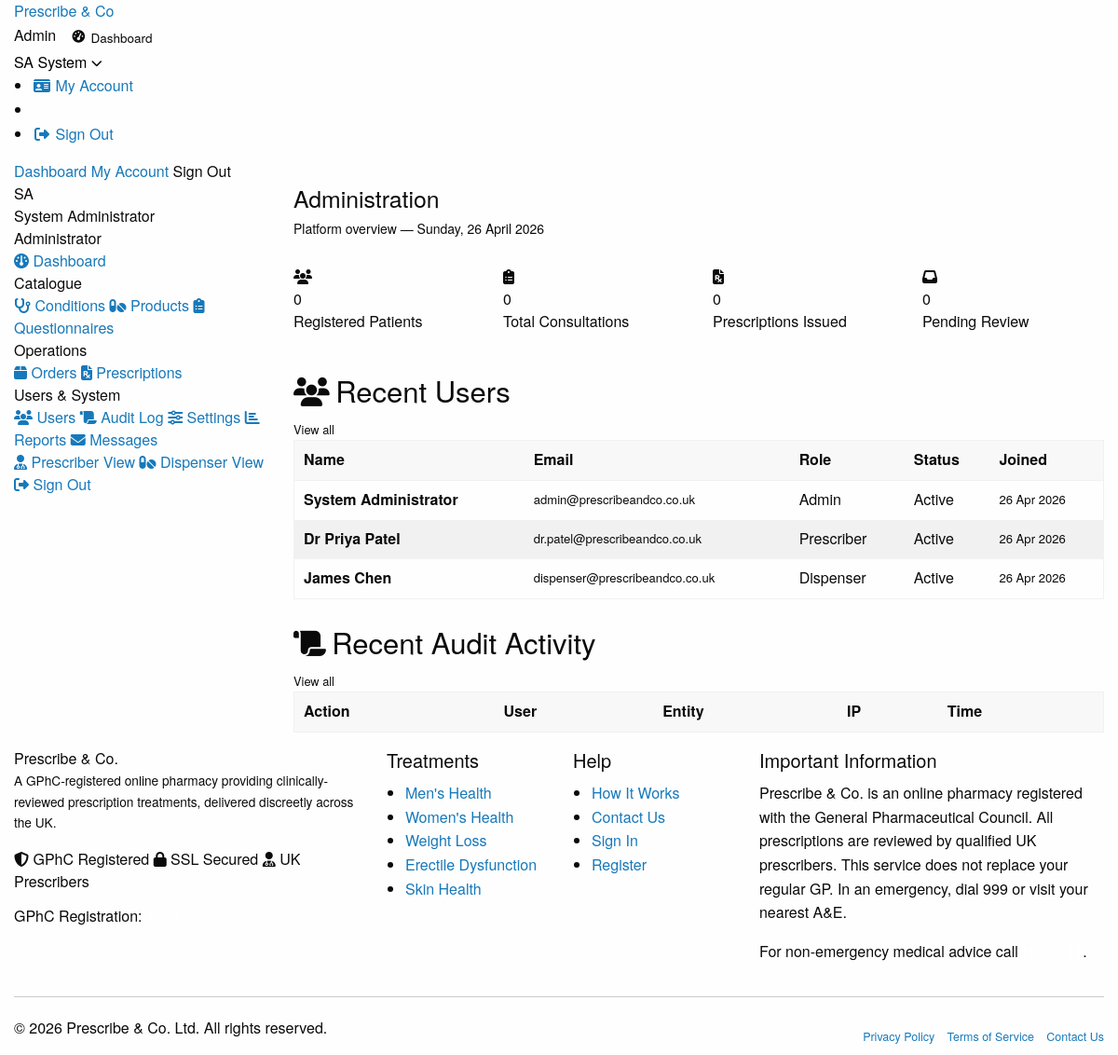
Screenshot of /pages/admin/dashboard.php (signed in) with the database file from the repository.
### tables this page shows
CREATE TABLE `users` (
  `id`             INT UNSIGNED AUTO_INCREMENT PRIMARY KEY,
  `email`          VARCHAR(191)  NOT NULL UNIQUE,
  `password_hash`  VARCHAR(255)  NOT NULL,
  `role`           ENUM('admin','prescriber','dispenser','patient') NOT NULL DEFAULT 'patient',
  `first_name`     VARCHAR(100)  NOT NULL,
  `last_name`      VARCHAR(100)  NOT NULL,
  `phone`          VARCHAR(30)   DEFAULT NULL,
  `date_of_birth`  DATE          DEFAULT NULL,
  `gender`         ENUM('male','female','other','prefer_not_to_say') DEFAULT NULL,
  `nhs_number`     VARCHAR(20)   DEFAULT NULL,
  `is_active`      TINYINT(1)    NOT NULL DEFAULT 1,
  `email_verified` TINYINT(1)    NOT NULL DEFAULT 0,
  `verify_token`   VARCHAR(64)   DEFAULT NULL,
  `reset_token`    VARCHAR(64)   DEFAULT NULL,
  `reset_expires`  DATETIME      DEFAULT NULL,
  `created_at`     DATETIME      NOT NULL DEFAULT CURRENT_TIMESTAMP,
  `updated_at`     DATETIME      NOT NULL DEFAULT CURRENT_TIMESTAMP ON UPDATE CURRENT_TIMESTAMP,
  INDEX `idx_role`  (`role`),
  INDEX `idx_email` (`email`)
);

### config/database.php (called while the page is built, shortened)
<?php
class Database {
    private static ?PDO $instance = null;
    public static function getInstance(): PDO {
        if (self::$instance === null) {
            $dsn = sprintf('mysql:host=%s;port=%d;dbname=%s;charset=%s',
                DB_HOST, DB_PORT, DB_NAME, DB_CHARSET);
            try {
                self::$instance = new PDO($dsn, DB_USER, DB_PASS, [
                    PDO::ATTR_ERRMODE            => PDO::ERRMODE_EXCEPTION,
                    PDO::ATTR_DEFAULT_FETCH_MODE => PDO::FETCH_ASSOC,
                    PDO::ATTR_EMULATE_PREPARES   => false,
                    PDO::MYSQL_ATTR_INIT_COMMAND => "SET NAMES utf8mb4 COLLATE utf8mb4_unicode_ci",
                ]);
            } catch (PDOException $e) {
                error_log('DB Connection failed: ' . $e->getMessage());
                http_response_code(503);
                die('Service temporarily unavailable. Please try again later.');
            }
        }
        return self::$instance;
    }
    public static function query(string $sql, array $params = []): PDOStatement {
        $stmt = self::getInstance()->prepare($sql);
        $stmt->execute($params);
        return $stmt;
    }
    public static function fetchOne(string $sql, array $params = []): ?array {
        $r = self::query($sql, $params)->fetch();
        return $r ?: null;
    }
    public static function fetchAll(string $sql, array $params = []): array {
        return self::query($sql, $params)->fetchAll();
    }
}

### pages/admin/dashboard.php (the view, shortened to what this page needs)
<?php
require_auth('admin');
$stats = [
    'patients'     => Database::fetchOne("SELECT COUNT(*) c FROM users WHERE role='patient'")['c'],
    'consultations'=> Database::fetchOne("SELECT COUNT(*) c FROM consultations")['c'],
    'prescriptions'=> Database::fetchOne("SELECT COUNT(*) c FROM prescriptions")['c'],
    'pending'      => Database::fetchOne("SELECT COUNT(*) c FROM consultations WHERE status='submitted'")['c'],
];
$userList = Database::fetchAll(
    "SELECT id, email, role, first_name, last_name, is_active, created_at
     FROM users ORDER BY created_at DESC LIMIT 10"
);
include APP_PATH . '/includes/header.php';
?>
<div class="pco-dash">
<div class="grid-container">
<div class="grid-x grid-margin-x">
  <?php include APP_PATH . '/includes/admin-sidebar.php'; ?>
  <div class="cell large-9 medium-8">
    <div style="margin-bottom:1.75rem;">
      <h1 style="font-size:1.55rem;margin-bottom:.2rem;">Administration</h1>
      <p style="color:var(--pco-grey-500);font-size:.875rem;">Platform overview — <?= date('l, d F Y') ?></p>
    </div>
    <div class="grid-x grid-margin-x" style="margin-bottom:1.5rem;">
      <?php foreach ([
        ['users','black',  $stats['patients'],     'Registered Patients'],
        ['clipboard-list','purple',$stats['consultations'],'Total Consultations'],
        ['file-prescription','green',$stats['prescriptions'],'Prescriptions Issued'],
        ['inbox','amber',  $stats['pending'],       'Pending Review'],
      ] as [$ico,$mod,$val,$lbl]): ?>
      <div class="cell large-3 medium-6 small-6" style="margin-bottom:1rem;">
        <div class="pco-stat">
          <div class="pco-stat__icon pco-stat__icon--<?= $mod ?>"><i class="fa-solid fa-<?= $ico ?>"></i></div>
          <div>
            <div class="pco-stat__val"><?= $val ?></div>
            <div class="pco-stat__label"><?= $lbl ?></div>
          </div>
        </div>
      </div>
      <?php endforeach; ?>
    </div>
    <div class="pco-card" style="margin-bottom:1.5rem;">
      <div class="pco-card__head">
        <h3><i class="fa-solid fa-users" style="color:var(--pco-purple);margin-right:.4rem;"></i>Recent Users</h3>
        <a href="<?= APP_URL ?>/pages/admin/users.php" style="font-size:.8rem;color:var(--pco-purple);">View all</a>
      </div>
      <div class="pco-table-wrap">
        <table class="pco-table">
          <thead><tr><th>Name</th><th>Email</th><th>Role</th><th>Status</th><th>Joined</th></tr></thead>
          <tbody>
            <?php foreach ($userList as $u): ?>
            <tr>
              <td data-label="Name"><strong><?= e($u['first_name'].' '.$u['last_name']) ?></strong></td>
              <td data-label="Email" style="font-size:.82rem;"><?= e($u['email']) ?></td>
              <td data-label="Role"><?= status_badge($u['role']) ?></td>
              <td data-label="Status">
                <?php if ($u['is_active']): ?>
                <span class="pco-badge badge--green">Active</span>
                <?php else: ?>
                <span class="pco-badge badge--red">Inactive</span>
                <?php endif; ?>
              </td>
              <td data-label="Joined" style="font-size:.82rem;"><?= date('d M Y',strtotime($u['created_at'])) ?></td>
            </tr>
            <?php endforeach; ?>
          </tbody>
        </table>
      </div>
    </div>
    <div class="pco-card">
      <div class="pco-card__head">
        <h3><i class="fa-solid fa-scroll" style="color:var(--pco-purple);margin-right:.4rem;"></i>Recent Audit Activity</h3>
        <a href="<?= APP_URL ?>/pages/admin/audit-log.php" style="font-size:.8rem;color:var(--pco-purple);">View all</a>
      </div>
      <div class="pco-table-wrap">
        <table class="pco-table">
          <thead><tr><th>Action</th><th>User</th><th>Entity</th><th>IP</th><th>Time</th></tr></thead>
        </table>
      </div>
    </div>
  </div>
</div>
</div>
</div>
<?php include APP_PATH . '/includes/footer.php'; ?>

### includes/header.php (shortened to what this page needs)
<?php
$user  = current_user();
$role  = current_role();
$initials = $user ? strtoupper(substr($user['first_name'],0,1).substr($user['last_name'],0,1)) : '';
$dash_url = match($role) {
    'admin'      => APP_URL.'/pages/admin/dashboard.php',
    'prescriber' => APP_URL.'/pages/prescriber/dashboard.php',
    'dispenser'  => APP_URL.'/pages/dispenser/dashboard.php',
    default      => APP_URL.'/pages/patient/dashboard.php',
};
?>
<!DOCTYPE html>
<html lang="en-GB">
<head>
  <link rel="stylesheet" href="https://cdnjs.cloudflare.com/ajax/libs/foundation/6.8.1/css/foundation.min.css">
  <link rel="stylesheet" href="https://cdnjs.cloudflare.com/ajax/libs/font-awesome/6.5.0/css/all.min.css">
  <link rel="stylesheet" href="<?= APP_URL ?>/assets/css/main.css">
</head>
<body class="role-<?= e($role ?: 'guest') ?>">
<nav class="pco-nav">
  <div class="grid-container">
    <div class="pco-nav__inner">
      <a href="<?= APP_URL ?>/" class="pco-nav__logo">
        <?php if (file_exists(APP_PATH . '/assets/img/logo.png')): ?>
          <img src="<?= APP_URL ?>/assets/img/logo.png" alt="Prescribe and Co logo" class="pco-nav__logo-img">
        <?php else: ?>
          <span class="pco-nav__logo-text">Prescribe &amp; Co</span>
        <?php endif; ?>
      </a>
      <div class="pco-nav__actions">
        <?php if (is_logged_in()): ?>
          <span class="pco-nav__role role-<?= e($role) ?>"><?= e(ucfirst($role)) ?></span>
          <a href="<?= $dash_url ?>" class="hide-for-small-only" style="display:inline-flex;align-items:center;gap:.4rem;font-size:.845rem;font-weight:500;color:var(--pco-grey-700);padding:.35rem .8rem;border-radius:var(--pco-r-pill);transition:all .18s;">
            <i class="fa-solid fa-gauge-high" style="font-size:.85rem;"></i>
            <span>Dashboard</span>
          </a>
          <div class="pco-user-menu">
            <button class="pco-user-btn" id="userMenuBtn" aria-expanded="false">
              <span class="avatar"><?= e($initials) ?></span>
              <span class="hide-for-small-only"><?= e($user['first_name']) ?></span>
              <i class="fa-solid fa-chevron-down fa-xs"></i>
            </button>
            <ul class="pco-dropdown" id="userDropdown">
              <li><a href="<?= APP_URL ?>/pages/patient/account.php"><i class="fa-solid fa-id-card fa-fw"></i> My Account</a></li>
              <li class="sep"></li>
              <li><a href="<?= APP_URL ?>/pages/auth/logout.php" class="danger"><i class="fa-solid fa-right-from-bracket fa-fw"></i> Sign Out</a></li>
            </ul>
          </div>
        <?php else: ?>
          <a href="<?= APP_URL ?>/pages/auth/login.php"    class="pco-btn pco-btn--ghost pco-btn--sm hide-for-small-only">Sign In</a>
          <a href="<?= APP_URL ?>/pages/auth/register.php" class="pco-btn pco-btn--primary pco-btn--sm">Get Started</a>
        <?php endif; ?>
      </div>
    </div>
  </div>
  <div class="pco-mobile-nav" id="mobileNav">
    <div class="grid-container">
      <?php if (is_logged_in()): ?>
        <a href="<?= $dash_url ?>">Dashboard</a>
        <a href="<?= APP_URL ?>/pages/patient/account.php">My Account</a>
        <a href="<?= APP_URL ?>/pages/auth/logout.php" style="color:var(--pco-red)">Sign Out</a>
      <?php else: ?>
        <a href="<?= APP_URL ?>/pages/auth/login.php">Sign In</a>
        <a href="<?= APP_URL ?>/pages/auth/register.php">Register</a>
      <?php endif; ?>
    </div>
  </div>
</nav>

### includes/admin-sidebar.php (shortened to what this page needs)
<?php
$user    = $user ?? current_user();
$initials= strtoupper(substr($user['first_name'],0,1).substr($user['last_name'],0,1));
$current = basename($_SERVER['PHP_SELF']);
?>
<div class="cell large-3 medium-4">
  <div class="pco-sidebar" style="margin-bottom:1.5rem;">
    <div class="pco-sidebar__top">
      <div class="pco-sidebar__avatar"><?= e($initials) ?></div>
      <div class="pco-sidebar__name"><?= e($user['first_name'].' '.$user['last_name']) ?></div>
      <div class="pco-sidebar__role">Administrator</div>
    </div>
    <div class="pco-sidebar__nav">
      <a href="<?= APP_URL ?>/pages/admin/dashboard.php"        class="<?= $current==='dashboard.php'?'active':'' ?>"><i class="fa-solid fa-gauge"></i> Dashboard</a>
      <div class="section-label">Catalogue</div>
      <a href="<?= APP_URL ?>/pages/admin/conditions.php"       class="<?= $current==='conditions.php'?'active':'' ?>"><i class="fa-solid fa-stethoscope"></i> Conditions</a>
      <a href="<?= APP_URL ?>/pages/admin/products.php"         class="<?= $current==='products.php'?'active':'' ?>"><i class="fa-solid fa-pills"></i> Products</a>
      <a href="<?= APP_URL ?>/pages/admin/questionnaires.php"   class="<?= $current==='questionnaires.php'?'active':'' ?>"><i class="fa-solid fa-clipboard-list"></i> Questionnaires</a>
      <div class="section-label">Operations</div>
      <a href="<?= APP_URL ?>/pages/admin/orders.php"           class="<?= $current==='orders.php'?'active':'' ?>"><i class="fa-solid fa-box"></i> Orders</a>
      <a href="<?= APP_URL ?>/pages/admin/prescriptions.php"    class="<?= $current==='prescriptions.php'?'active':'' ?>"><i class="fa-solid fa-file-prescription"></i> Prescriptions</a>
      <div class="section-label">Users & System</div>
      <a href="<?= APP_URL ?>/pages/admin/users.php"            class="<?= $current==='users.php'?'active':'' ?>"><i class="fa-solid fa-users"></i> Users</a>
      <a href="<?= APP_URL ?>/pages/admin/audit-log.php"        class="<?= $current==='audit-log.php'?'active':'' ?>"><i class="fa-solid fa-scroll"></i> Audit Log</a>
      <a href="<?= APP_URL ?>/pages/admin/settings.php"         class="<?= $current==='settings.php'?'active':'' ?>"><i class="fa-solid fa-sliders"></i> Settings</a>
      <a href="<?= APP_URL ?>/pages/admin/reports.php"          class="<?= $current==='reports.php'?'active':'' ?>"><i class="fa-solid fa-chart-bar"></i> Reports</a>
      <a href="<?= APP_URL ?>/pages/admin/messages.php"         class="<?= $current==='messages.php'?'active':'' ?>"><i class="fa-solid fa-envelope"></i> Messages</a>
      <a href="<?= APP_URL ?>/pages/prescriber/dashboard.php"><i class="fa-solid fa-user-doctor"></i> Prescriber View</a>
      <a href="<?= APP_URL ?>/pages/dispenser/dashboard.php"><i class="fa-solid fa-pills"></i> Dispenser View</a>
      <a href="<?= APP_URL ?>/pages/auth/logout.php" class="danger"><i class="fa-solid fa-right-from-bracket"></i> Sign Out</a>
    </div>
  </div>
</div>

### includes/functions.php (shortened to what this page needs)
<?php
function is_logged_in(): bool {
    return !empty($_SESSION['user_id']);
}
function current_user(): ?array {
    static $u = null;
    if ($u === null) {
        $u = Database::fetchOne(
            "SELECT id, email, role, first_name, last_name, phone, is_active FROM users WHERE id = ? AND is_active = 1",
            [$_SESSION['user_id']]
        );
    }
    return $u;
}
function current_role(): string  { return (string)($_SESSION['user_role'] ?? ''); }
function require_auth(string ...$roles): void {
    if (!current_user()) {
        session_kill();
        redirect('/pages/auth/login.php');
    }
}
function e(mixed $v): string {
    return htmlspecialchars((string)$v, ENT_QUOTES | ENT_HTML5, 'UTF-8');
}
function status_badge(string $status): string {
    $map = [
        'pending'       => 'badge--amber',
        'submitted'     => 'badge--purple',
        'under_review'  => 'badge--purple',
        'approved'      => 'badge--green',
        'rejected'      => 'badge--red',
        'cancelled'     => 'badge--grey',
        'active'        => 'badge--green',
        'dispensed'     => 'badge--green',
        'expired'       => 'badge--grey',
        'processing'    => 'badge--purple',
        'dispatched'    => 'badge--purple',
        'delivered'     => 'badge--green',
        'draft'         => 'badge--grey',
        'paid'          => 'badge--green',
        'unpaid'        => 'badge--amber',
        'failed'        => 'badge--red',
        'scheduled'     => 'badge--purple',
        'in_transit'    => 'badge--purple',
        'out_for_delivery' => 'badge--amber',
    ];
    $cls   = $map[$status] ?? 'badge--grey';
    $label = ucwords(str_replace('_', ' ', $status));
    return "<span class=\"pco-badge $cls\">$label</span>";
}

### rows the page displays
users: initials "SA", first_name "System", first_name+last_name "System Administrator", email "admin@prescribeandco.co.uk", role "Admin", is_active "Active", created_at "26 Apr 2026"
users: first_name+last_name "Dr Priya Patel", email "dr.patel@prescribeandco.co.uk", role "Prescriber", is_active "Active", created_at "26 Apr 2026"
users: first_name+last_name "James Chen", email "dispenser@prescribeandco.co.uk", role "Dispenser", is_active "Active", created_at "26 Apr 2026"

### other values shown
$role "Admin"
$val "0"
$lbl "Registered Patients"
$lbl "Total Consultations"
$lbl "Prescriptions Issued"
$lbl "Pending Review"
